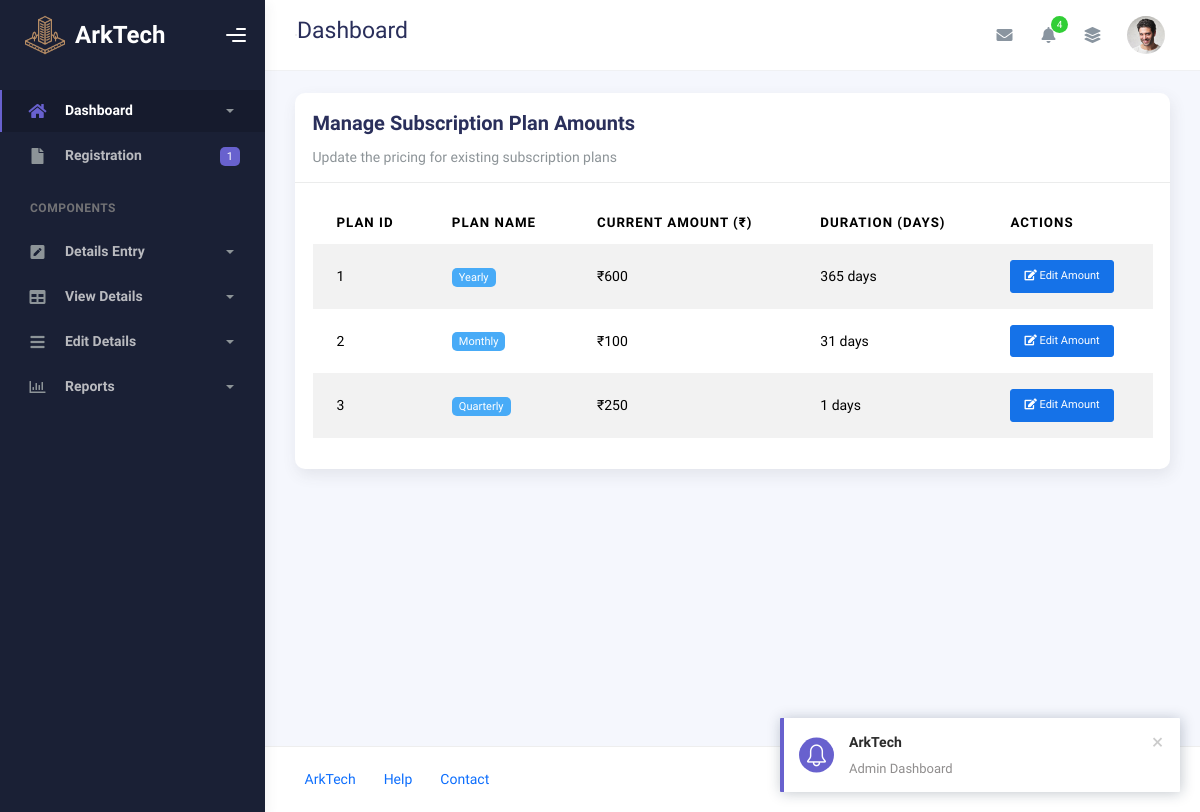
The page /Admin/subscription.php on the database its author committed.
### tables this page shows
CREATE TABLE IF NOT EXISTS `tbl_plan` (
  `plan_id` int NOT NULL AUTO_INCREMENT,
  `plan_name` varchar(100) NOT NULL,
  `amount` int NOT NULL,
  `duration` int NOT NULL,
  PRIMARY KEY (`plan_id`)
);

### dboperation.php (called while the page is built, shortened)
<?php
class dboperation
{
    public $con,$res;
    function __construct()
    {
        $this->con=mysqli_connect("localhost","root","","arktech");
    }
    public function executequery($sql)
    {
        $this->res=mysqli_query($this->con,$sql);
        return $this->res;
    }
}
?>

### Admin/subscription.php (the view, shortened to what this page needs)
<?php
include_once('header.php');
include_once("../dboperation.php");
$obj=new dboperation();
$sql="select * from tbl_plan ORDER BY plan_id";
$res = $obj->executequery($sql);
?>
  <div class="container">
    <div class="page-inner">
      <div class="row">
        <div class="col-md-12">
          <div class="card">
            <div class="card-header">
              <div class="card-title">Manage Subscription Plan Amounts</div>
              <div class="card-category">Update the pricing for existing subscription plans</div>
            </div>
            <div class="card-body">
              <div class="table-responsive">
                <table class="table table-striped table-hover">
                  <thead>
                    <tr>
                      <th>Plan ID</th>
                      <th>Plan Name</th>
                      <th>Current Amount (₹)</th>
                      <th>Duration (Days)</th>
                      <th>Actions</th>
                    </tr>
                  </thead>
                  <tbody>
                    <?php while($r = mysqli_fetch_array($res)) { ?>
                    <tr>
                      <td><?php echo $r['plan_id']; ?></td>
                      <td><span class="badge badge-info"><?php echo ucfirst($r['plan_name']); ?></span></td>
                      <td>₹<?php echo $r['amount']; ?></td>
                      <td><?php echo $r['duration']; ?> days</td>
                      <td>
                        <button class="btn btn-primary btn-sm" onclick="editPlan(<?php echo $r['plan_id']; ?>, '<?php echo $r['plan_name']; ?>', <?php echo $r['amount']; ?>, <?php echo $r['duration']; ?>)">
                          <i class="fas fa-edit"></i> Edit Amount
                        </button>
                      </td>
                    </tr>
                    <?php } ?>
                  </tbody>
                </table>
              </div>
            </div>
          </div>
        </div>
      </div>
    </div>
  </div>
<?php include('footer.php'); ?>

### rows shown on the page
tbl_plan: plan_id "1", plan_name "Yearly", amount "600", duration "365"
tbl_plan: plan_id "2", plan_name "Monthly", amount "100", duration "31"
tbl_plan: plan_id "3", plan_name "Quarterly", amount "250", duration "1"
